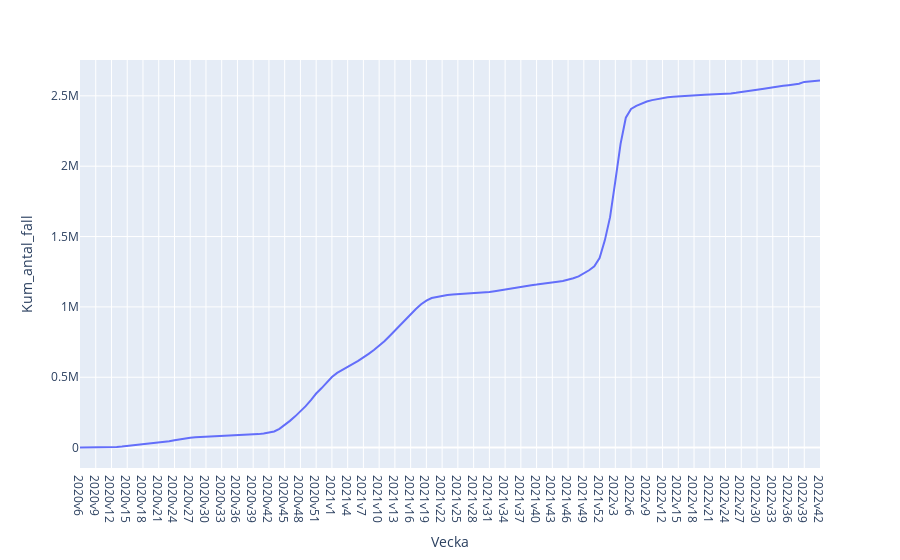

The notebook cell saved with this chart:
### Code cell
# 1f Plotly Express
px.line(covid, x='Vecka', y='Kum_antal_fall')

### Figure 1 — Plotly figure (JSON) as saved in the notebook; plotly's stock layout.template omitted (floating-point values rounded to 4 significant figures; data arrays with more than 128 entries replaced by an {"elided": "..."} marker saying what was removed)
{"data": [{"hovertemplate": "Vecka=%{x}<br>Kum_antal_fall=%{y}<extra></extra>", "legendgroup": "", "line": {"color": "#636efa", "dash": "solid"}, "marker": {"symbol": "circle"}, "mode": "lines", "name": "", "orientation": "v", "showlegend": false, "type": "scatter", "x": {"elided": "142 str values"}, "xaxis": "x", "y": {"elided": "142 int values"}, "yaxis": "y"}], "layout": {"legend": {"tracegroupgap": 0}, "margin": {"t": 60}, "xaxis": {"anchor": "y", "domain": [0, 1], "title": {"text": "Vecka"}}, "yaxis": {"anchor": "x", "domain": [0, 1], "title": {"text": "Kum_antal_fall"}}}}
